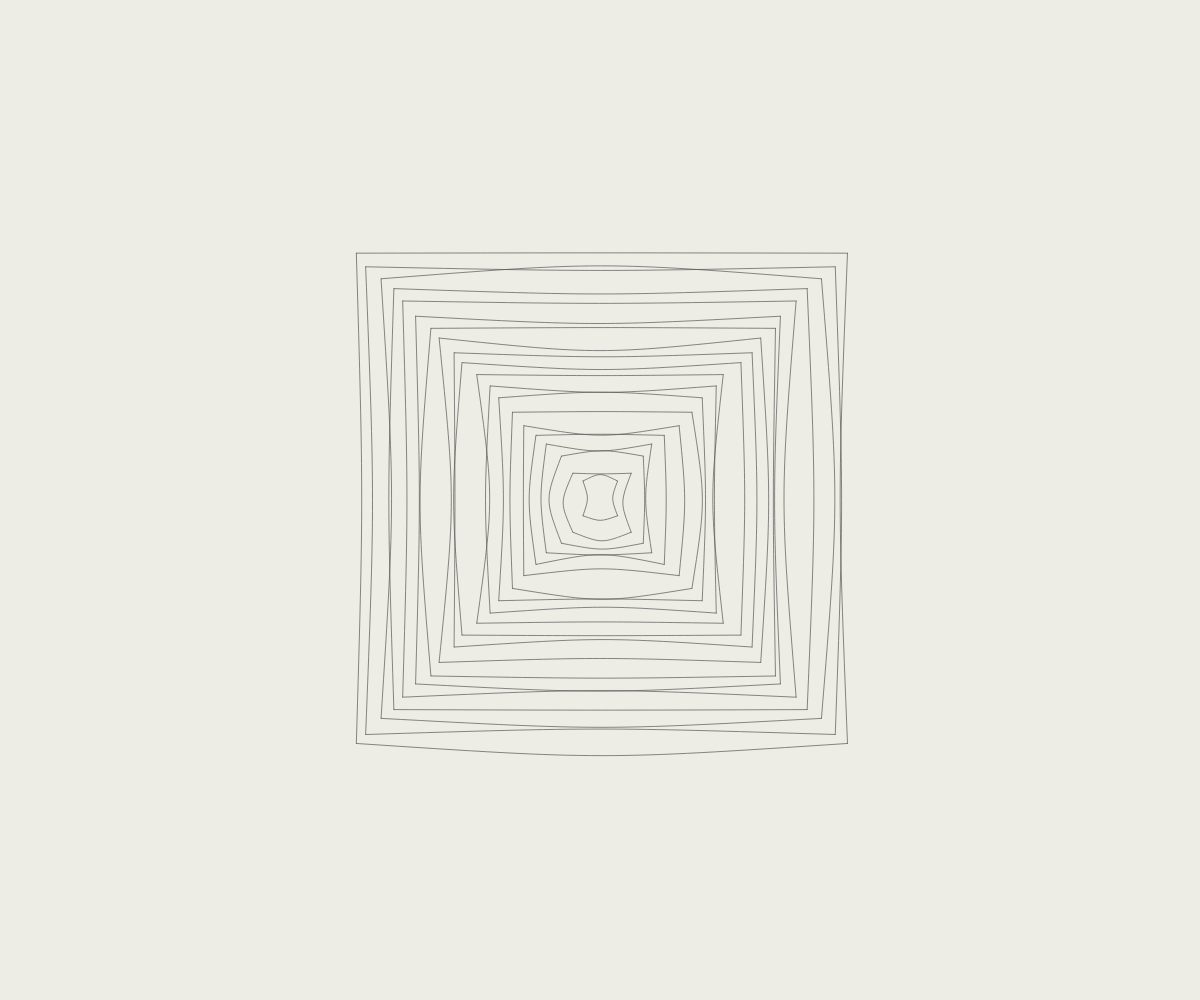
Frame 1 (no input)
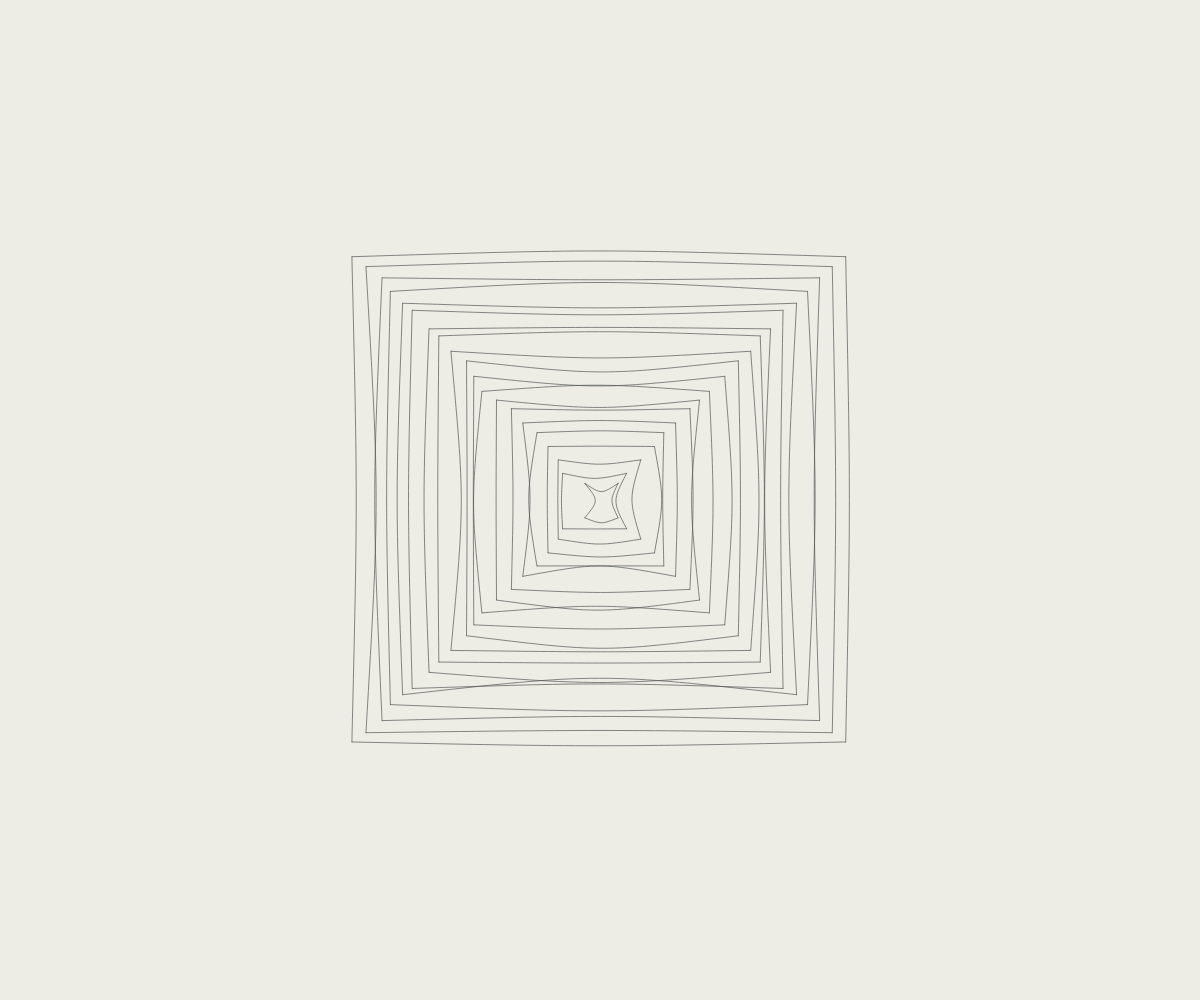
Frame 2 (the mouse pressed at the canvas centre, redrawn once)

The p5.js sketch that drew these frames (run headless with seeded random() and noise() and a simulated clock; the mouse was pressed at the canvas centre and the sketch redrawn once):

// p5.js sketch
// ── sketch.js
var c;

var SQUARE_SIZE = 500;
var MARGIN = 10;
var N_SQ = 20;
var SIZE_STEP = 24;
var RANDOM_SCALE = 2;
var BEZIER_SCALE = 0.3 * 20;

// -------------
// Setup
// -------------
function setup() {
  c = createCanvas(windowWidth, windowHeight);
  noLoop();
}

// -------------
// Draw
// -------------
function draw() {
  background('#EDEDE6');
  noFill();
  stroke('#555');
  strokeWeight(0.7);

  var size = SQUARE_SIZE - MARGIN;

  push();
    translate(width / 2, height / 2);

    for (var n = 0; n < N_SQ; ++n) {
      var xL = -size / 2 + randomGaussian(0, RANDOM_SCALE);
      var yU = -size / 2 + randomGaussian(0, RANDOM_SCALE);
      var xR =  size / 2 + randomGaussian(0, RANDOM_SCALE);
      var yB =  size / 2 + randomGaussian(0, RANDOM_SCALE);

      beginShape();

      bezierSome(xL, yU, xR, yU);
      bezierSome(xR, yU, xR, yB);
      bezierSome(xR, yB, xL, yB);
      bezierSome(xL, yB, xL, yU);

      endShape();

      size -= SIZE_STEP;
    }
  pop();
}

function bezierSome(x1, y1, x4, y4) {
  var dx = x4 - x1;
  var dy = y4 - y1;
  var alongX = abs(dy) < 1;

  dx = abs(dx) > 1 ? dx * 0.5 : randomGaussian(-1, 1) * BEZIER_SCALE;
  dy = abs(dy) > 1 ? dy * 0.5 : randomGaussian(-1, 1) * BEZIER_SCALE;

  var x2, y2, x3, y3;
  if (alongX) {
    x2 = x1 + dx;
    x3 = x4 - dx;

    if (random() < 0.5) {
      y2 = y1 + dy;
      y3 = y4 + dy;
    } else {
      y2 = y1 - dy;
      y3 = y4 - dy;
    }
  } else {
    y2 = y1 + dy;
    y3 = y4 - dy;

    if (random() < 0.5) {
      x2 = x1 + dx;
      x3 = x4 + dx;
    } else {
      x2 = x1 - dx;
      x3 = x4 - dx;
    }
  }

  bezier(x1, y1, x2, y2, x3, y3, x4, y4);
}

function mouseClicked() {
  redraw();
}
